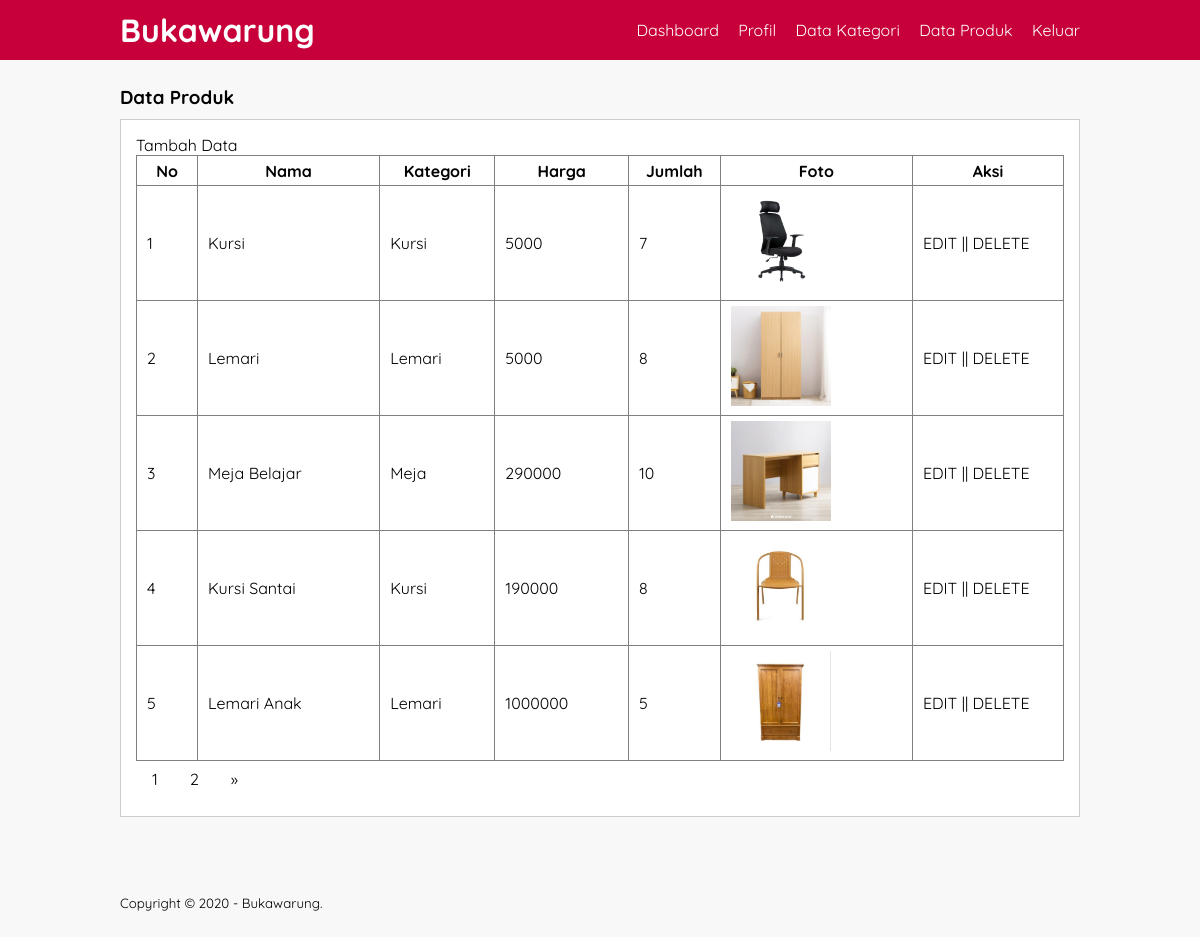
Page /data-product.php on the committed database.
### tables this page shows
CREATE TABLE `products` (
  `id` int(11) NOT NULL,
  `name` varchar(50) NOT NULL,
  `description` varchar(999) NOT NULL,
  `category` enum('Meja','Kursi','Lemari') NOT NULL,
  `price` int(11) NOT NULL,
  `quantity` int(11) NOT NULL,
  `photo` varchar(255) NOT NULL
);

### library.php (called while the page is built, shortened)
<?php
class library
{
    public function __construct()
    {
        $this->con = new PDO("mysql:host=localhost;dbname=tesfurniture", "root", "");
    }
    public function countData()
    {
        $sql = "SELECT COUNT(*) FROM products";
        $res = $this->con->query($sql);
        $count = $res->fetchColumn();
        return $count;
    }
    public function readDataP($awaldata, $JumlahDataPerHalaman)
    {
        $query = $this->con->prepare("SELECT * FROM products LIMIT $awaldata, $JumlahDataPerHalaman");
        $query->execute();
        return $query;
    }
}

### data-product.php (the view, shortened to what this page needs)
<!DOCTYPE html>
<html>
<head>
	<link rel="stylesheet" type="text/css" href="css/style.css">
</head>
<body>
	<header>
		<div class="container">
			<h1><a href="dashboard.php">Bukawarung</a></h1>
			<ul>
				<li><a href="dashboard.php">Dashboard</a></li>
				<li><a href="profil.php">Profil</a></li>
				<li><a href="data-kategori.php">Data Kategori</a></li>
				<li><a href="data-product.php">Data Produk</a></li>
				<li><a href="keluar.php">Keluar</a></li>
			</ul>
		</div>
	</header>
	<div class="section">
		<div class="container">
			<h3>Data Produk</h3>
			<div class="box">
				<p><a href="add-product.php">Tambah Data</a></p>
				<table border="1" cellspacing="0" class="table">
					<thead>
						<tr>
							<th width="60px">No</th>
                            <th>Nama</th>
                            <th>Kategori</th>
                            <th>Harga</th>
                            <th>Jumlah</th>
                            <th>Foto</th>
							<th width="150px">Aksi</th>
						</tr>
					</thead>
					<tbody>
                    <?php
                    include("library.php");
                    $library = new library();
					$jumlahdataperhalaman = 5;
                    $no = 0;
                    $count = $library->countData();
					$jumlahHalaman = ceil($count/$jumlahdataperhalaman);
					$halamanAktif = (isset($_GET["halaman"])) ? $_GET["halaman"] : 1;
					$awaldata = ($jumlahdataperhalaman * $halamanAktif)-$jumlahdataperhalaman;
					$read = $library->readDatap($awaldata, $jumlahdataperhalaman);
                    if($count > 0){
                    while ($data = $read->fetch(PDO::FETCH_OBJ)) {
                        $no++;
                    ?>
                        <tr>
                            <td><?= $no + $awaldata; ?></td>
                            <td><?= $data->name; ?></td>
                            <td><?= $data->category; ?></td>
                            <td><?= $data->price; ?></td>
                            <td><?= $data->quantity; ?></td>
                            <td><img src="asset/<?= $data->category; ?>/<?= $data->photo; ?>" height="100" width="100"></td>
                            <td>
                                <a href="edit-product.php?id=<?= $data->id; ?>">EDIT</a>
                                ||
                                <a href="proses.php?action=delete&id=<?= $data->id; ?>">DELETE</a>
                            </td>
                        </tr>
                    <?php } ?>
						<?php }else{ ?>
							<tr>
								<td colspan="7">Tidak ada data</td>
							</tr>
						<?php } ?>
					</tbody>
				</table>
				<?php if($count>$jumlahdataperhalaman) {?>
						<div class="pagination">
								<?php for ($i=1; $i <= $jumlahHalaman; $i++) { ?>
									<a href="?halaman= <?php echo $i ?>"><?= $i ?></a>
								<?php } ?>
								<?php if ($halamanAktif<$jumlahHalaman) { ?>
									<a href="?halaman= <?php echo $halamanAktif+1 ?>">&raquo;</a>
								<?php } ?>
						</div>
				<?php } ?>
			</div>
		</div>
	</div>
	<footer>
		<div class="container">
			<small>Copyright &copy; 2020 - Bukawarung.</small>
		</div>
	</footer>
</body>
</html>

### css/style.css (style rules this page uses)
* { padding:0; margin:0; font-family: 'Quicksand', sans-serif; }
body { background-color: #f8f8f8; }
a { color: inherit; text-decoration: none; }
header { background-color: #C70039; color: #fff; }
header h1 { float: left; padding:10px 0; }
header ul { float: right; }
header ul li { display: inline-block; }
header ul li a { padding:20px 0 20px 15px; display: inline-block; }
footer { padding:25px 0; }
.container { width: 80%; margin:0 auto; }
.container:after { content: ''; display: block; clear: both; }
.section { padding:25px 0; }
.box { background-color: #fff; border:1px solid #ccc; padding:15px; box-sizing: border-box; margin:10px 0 25px 0; }
.box:after { content: ''; display: block; clear: both; }
.table { width: 100%; border-collapse: collapse; }
.table tr { height: 30px; }
.table tr td { padding:5px 10px; }

### data-product.php (style rules this page uses)
.pagination { display: inline-block; }
.pagination a { color: black; float: left; padding: 8px 16px; text-decoration: none; }

### rows in the picture
products: awaldata "1", name "Kursi", category "Kursi", price "5000", quantity "7", category+photo (picture)
products: awaldata "2", name "Lemari", category "Lemari", price "5000", quantity "8", category+photo (picture)
products: awaldata "3", name "Meja Belajar", category "Meja", price "290000", quantity "10", category+photo (picture)
products: awaldata "4", name "Kursi Santai", category "Kursi", price "190000", quantity "8", category+photo (picture)
products: awaldata "5", name "Lemari Anak", category "Lemari", price "1000000", quantity "5", category+photo (picture)
